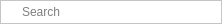
<?xml version="1.0" encoding="UTF-8"?>
<ui version="4.0">
 <class>SearchLineEditQt4</class>
 <widget class="QFrame" name="SearchLineEditQt4">
  <property name="geometry">
   <rect>
    <x>0</x>
    <y>0</y>
    <width>222</width>
    <height>24</height>
   </rect>
  </property>
  <property name="sizePolicy">
   <sizepolicy hsizetype="Expanding" vsizetype="Fixed">
    <horstretch>0</horstretch>
    <verstretch>0</verstretch>
   </sizepolicy>
  </property>
  <property name="palette">
   <palette>
    <active>
     <colorrole role="Base">
      <brush brushstyle="SolidPattern">
       <color alpha="255">
        <red>255</red>
        <green>255</green>
        <blue>255</blue>
       </color>
      </brush>
     </colorrole>
     <colorrole role="Window">
      <brush brushstyle="SolidPattern">
       <color alpha="255">
        <red>255</red>
        <green>255</green>
        <blue>255</blue>
       </color>
      </brush>
     </colorrole>
    </active>
    <inactive>
     <colorrole role="Base">
      <brush brushstyle="SolidPattern">
       <color alpha="255">
        <red>255</red>
        <green>255</green>
        <blue>255</blue>
       </color>
      </brush>
     </colorrole>
     <colorrole role="Window">
      <brush brushstyle="SolidPattern">
       <color alpha="255">
        <red>255</red>
        <green>255</green>
        <blue>255</blue>
       </color>
      </brush>
     </colorrole>
    </inactive>
    <disabled>
     <colorrole role="Base">
      <brush brushstyle="SolidPattern">
       <color alpha="255">
        <red>255</red>
        <green>255</green>
        <blue>255</blue>
       </color>
      </brush>
     </colorrole>
     <colorrole role="Window">
      <brush brushstyle="SolidPattern">
       <color alpha="255">
        <red>255</red>
        <green>255</green>
        <blue>255</blue>
       </color>
      </brush>
     </colorrole>
    </disabled>
   </palette>
  </property>
  <property name="cursor">
   <cursorShape>IBeamCursor</cursorShape>
  </property>
  <property name="autoFillBackground">
   <bool>true</bool>
  </property>
  <property name="frameShape">
   <enum>QFrame::StyledPanel</enum>
  </property>
  <property name="frameShadow">
   <enum>QFrame::Plain</enum>
  </property>
  <layout class="QHBoxLayout" name="horizontalLayout">
   <property name="spacing">
    <number>2</number>
   </property>
   <property name="leftMargin">
    <number>1</number>
   </property>
   <property name="topMargin">
    <number>1</number>
   </property>
   <property name="rightMargin">
    <number>1</number>
   </property>
   <property name="bottomMargin">
    <number>1</number>
   </property>
   <item>
    <widget class="QLabel" name="searchIcon">
     <property name="sizePolicy">
      <sizepolicy hsizetype="Fixed" vsizetype="Fixed">
       <horstretch>0</horstretch>
       <verstretch>0</verstretch>
      </sizepolicy>
     </property>
     <property name="maximumSize">
      <size>
       <width>16</width>
       <height>16</height>
      </size>
     </property>
     <property name="palette">
      <palette>
       <active>
        <colorrole role="Base">
         <brush brushstyle="SolidPattern">
          <color alpha="255">
           <red>255</red>
           <green>255</green>
           <blue>255</blue>
          </color>
         </brush>
        </colorrole>
        <colorrole role="Window">
         <brush brushstyle="SolidPattern">
          <color alpha="255">
           <red>255</red>
           <green>255</green>
           <blue>255</blue>
          </color>
         </brush>
        </colorrole>
       </active>
       <inactive>
        <colorrole role="Base">
         <brush brushstyle="SolidPattern">
          <color alpha="255">
           <red>255</red>
           <green>255</green>
           <blue>255</blue>
          </color>
         </brush>
        </colorrole>
        <colorrole role="Window">
         <brush brushstyle="SolidPattern">
          <color alpha="255">
           <red>255</red>
           <green>255</green>
           <blue>255</blue>
          </color>
         </brush>
        </colorrole>
       </inactive>
       <disabled>
        <colorrole role="Base">
         <brush brushstyle="SolidPattern">
          <color alpha="255">
           <red>255</red>
           <green>255</green>
           <blue>255</blue>
          </color>
         </brush>
        </colorrole>
        <colorrole role="Window">
         <brush brushstyle="SolidPattern">
          <color alpha="255">
           <red>255</red>
           <green>255</green>
           <blue>255</blue>
          </color>
         </brush>
        </colorrole>
       </disabled>
      </palette>
     </property>
     <property name="autoFillBackground">
      <bool>true</bool>
     </property>
     <property name="pixmap">
      <pixmap resource="simQtResources.qrc">:/simQt/images/Search.png</pixmap>
     </property>
     <property name="scaledContents">
      <bool>true</bool>
     </property>
    </widget>
   </item>
   <item>
    <widget class="QLineEdit" name="searchText">
     <property name="sizePolicy">
      <sizepolicy hsizetype="Preferred" vsizetype="Fixed">
       <horstretch>0</horstretch>
       <verstretch>0</verstretch>
      </sizepolicy>
     </property>
     <property name="minimumSize">
      <size>
       <width>40</width>
       <height>0</height>
      </size>
     </property>
     <property name="frame">
      <bool>false</bool>
     </property>
     <property name="placeholderText">
      <string>Search</string>
     </property>
    </widget>
   </item>
  </layout>
 </widget>
 <resources>
  <include location="simQtResources.qrc"/>
 </resources>
 <connections/>
</ui>
